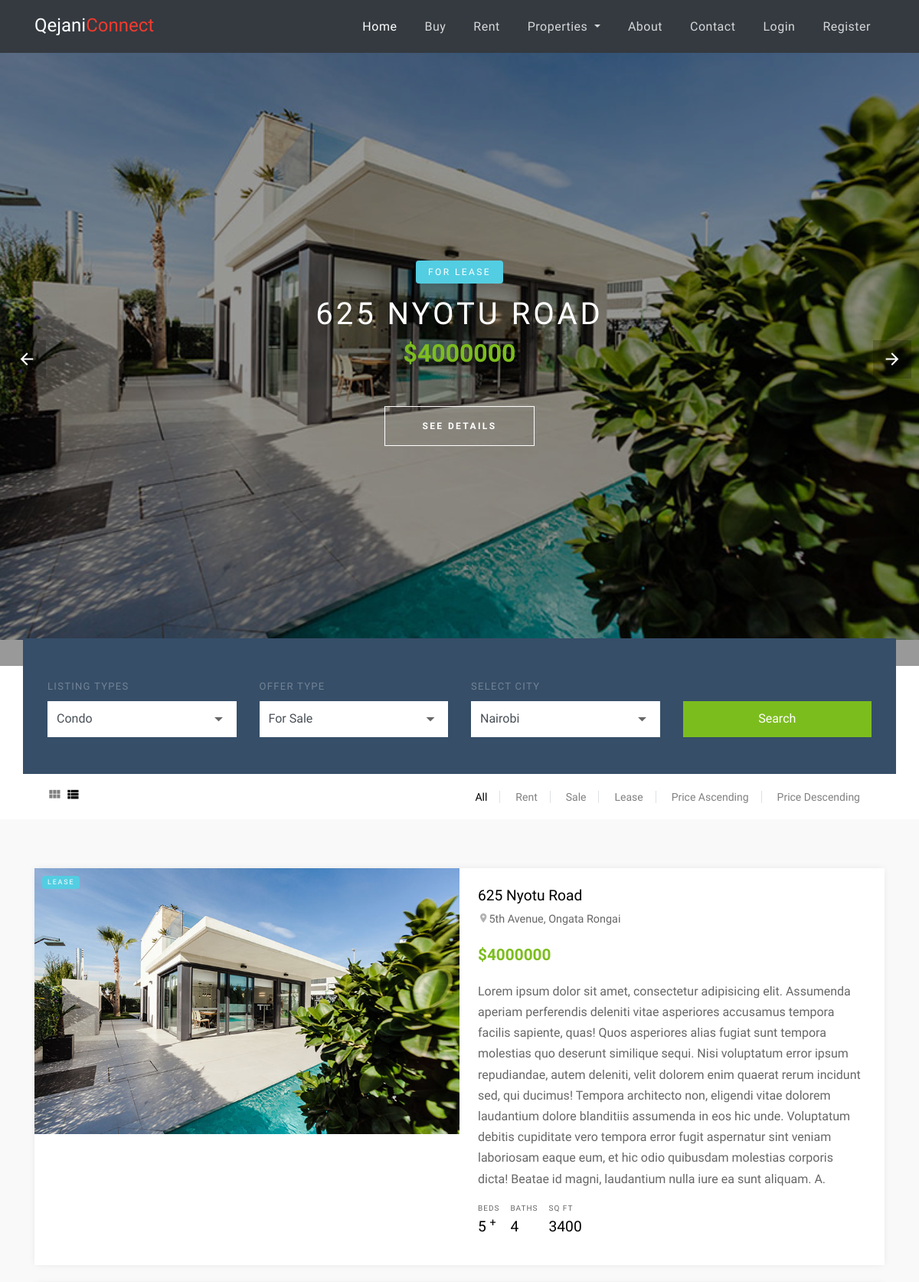
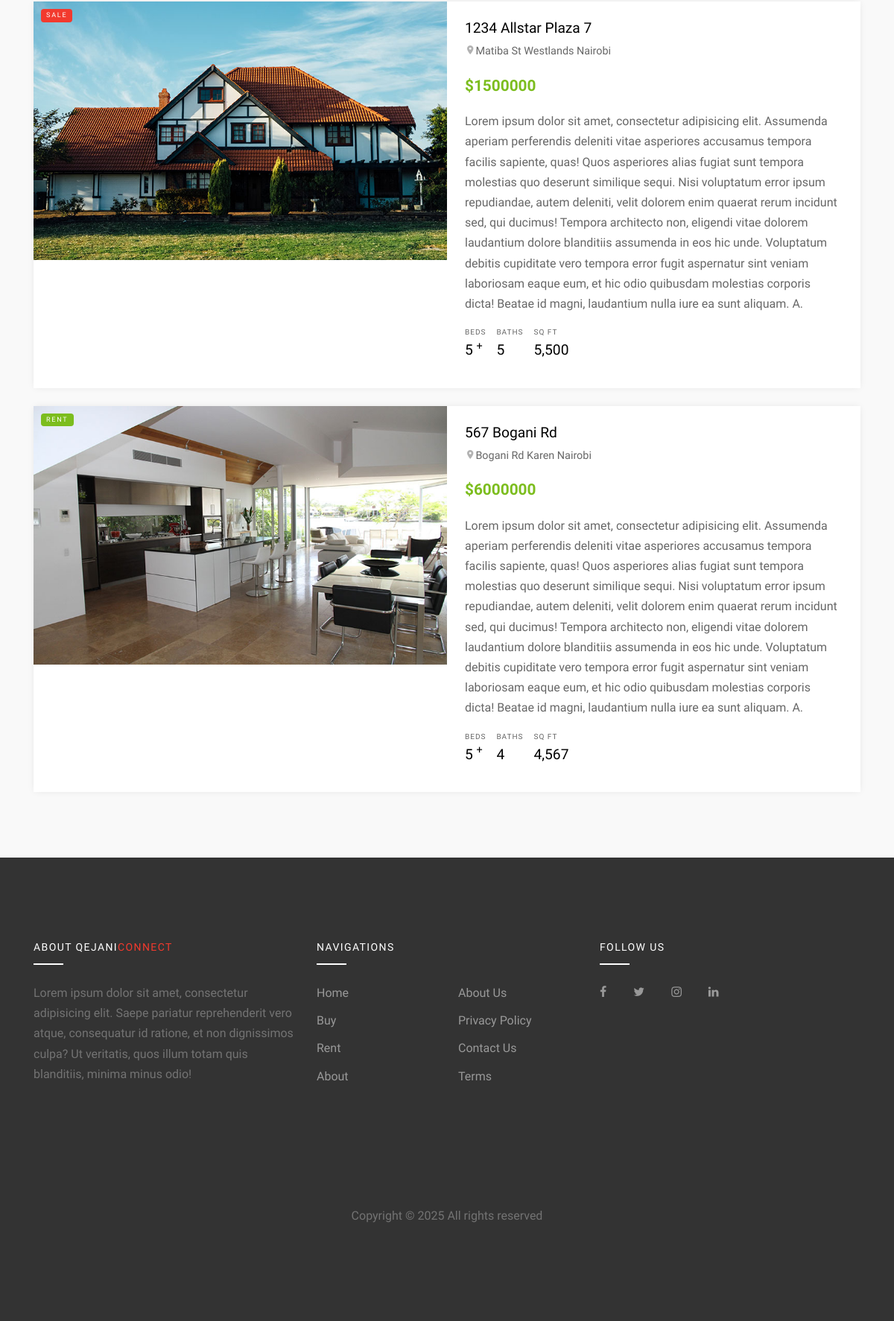
Page /view-list.php on the committed database (2 pictures, top to bottom).
### tables this page shows
CREATE TABLE `props` (
  `id` int(11) NOT NULL,
  `name` varchar(200) NOT NULL,
  `location` varchar(200) NOT NULL,
  `image` varchar(200) NOT NULL,
  `price` varchar(200) NOT NULL,
  `beds` int(10) NOT NULL,
  `baths` int(20) NOT NULL,
  `sqft` varchar(30) NOT NULL,
  `home_type` varchar(200) NOT NULL,
  `year_built` varchar(200) NOT NULL,
  `type` varchar(200) NOT NULL,
  `price_sqft` float NOT NULL,
  `description` text NOT NULL,
  `admin_name` varchar(200) NOT NULL,
  `created_at` timestamp NOT NULL DEFAULT current_timestamp(),
  `virtual_tour_url` varchar(255) DEFAULT NULL,
  `status` varchar(200) NOT NULL
);

### view-list.php (the view, shortened to what this page needs)
<?php require "includes/header.php" ?>
<?php require "config/config.php" ?>
<?php
$page = isset($_GET['page']) ? (int)$_GET['page'] : 1;
$offset = ($page - 1) * ITEMS_PER_PAGE;
$select = $conn->query("SELECT * FROM props LIMIT $offset, " . ITEMS_PER_PAGE);
$select->execute();
$props = $select->fetchAll(PDO::FETCH_OBJ);
?>
<div class="slide-one-item home-slider owl-carousel">
  <?php foreach ($props as $prop) : ?>
    <div class="site-blocks-cover overlay" style="background-image: url(<?php echo USERIMAGESURL; ?>/thumbnails/<?php echo urlencode($prop->image); ?>);" data-aos="fade"
      data-stellar-background-ratio="0.5">
      <div class="container">
        <div class="row align-items-center justify-content-center text-center">
          <div class="col-md-10">
            <span class="d-inline-block bg-<?php if ($prop->type == "rent") {
                                              echo "success";
                                            } else if ($prop->type == "sale") {
                                              echo "danger";
                                            } else {
                                              echo "info";
                                            } ?> text-white px-3 mb-3 property-offer-type rounded">For <?php echo $prop->type; ?></span>
            <h1 class="mb-2"><?php echo $prop->name; ?></h1>
            <p class="mb-5"><strong class="h2 text-success font-weight-bold">$<?php echo $prop->price; ?></strong></p>
            <p><a href="property-details.php?id=<?php echo $prop->id ?>" class="btn btn-white btn-outline-white py-3 px-5 rounded-0 btn-2">See Details</a></p>
          </div>
        </div>
      </div>
    </div>
  <?php endforeach; ?>
</div>
<div class="site-section site-section-sm pb-0">
  <div class="container">
    <div class="row">
      <form class="form-search col-md-12" action="search.php" method="post" style="margin-top: -100px;">
        <div class="row  align-items-end">
          <div class="col-md-3">
            <label for="list-types">Listing Types</label>
            <div class="select-wrap">
              <select name="list-types" id="list-types" class="form-control d-block rounded-0">
                <?php foreach ($categories as $category) : ?>
                  <option value="<?php echo $category->name; ?>"><?php echo $category->name; ?></option>
                  <?php endforeach; ?>n>
              </select>
            </div>
          </div>
          <div class="col-md-3">
            <label for="offer-types">Offer Type</label>
            <div class="select-wrap">
              <select name="offer-types" id="offer-types" class="form-control d-block rounded-0">
                <option value="sale">For Sale</option>
              </select>
            </div>
          </div>
          <div class="col-md-3">
            <label for="select-city">Select City</label>
            <div class="select-wrap">
              <select name="select-city" id="select-city" class="form-control d-block rounded-0">
              <option value="nairobi">Nairobi</option>
              </select>
            </div>
          </div>
          <div class="col-md-3">
            <input type="submit" name="submit" class="btn btn-success text-white btn-block rounded-0" value="Search">
          </div>
        </div>
      </form>
    </div>
    <div class="row">
      <div class="col-md-12">
        <div class="view-options bg-white py-3 px-3 d-md-flex align-items-center">
          <div class="mr-auto">
            <a href="index.php" class="icon-view view-module"><span class="icon-view_module"></span></a>
            <a href="view-list.php" class="icon-view view-list active"><span class="icon-view_list"></span></a>
          </div>
          <div class="ml-auto d-flex align-items-center">
            <div>
              <a href="<?php APPURL; ?>index.php" class="view-list px-3 border-right active">All</a>
              <a href="<?php APPURL; ?>rent.php?type=rent" class="view-list px-3 border-right">Rent</a>
              <a href="<?php APPURL; ?>sale.php?type=sale" class="view-list px-3 border-right">Sale</a>
              <a href="<?php APPURL; ?>lease.php?type=lease" class="view-list px-3 border-right">Lease</a>
              <a href="<?php APPURL; ?>price.php?price=ASC" class="view-list px-3 border-right">Price Ascending</a>
              <a href="<?php APPURL; ?>price.php?price=DESC" class="view-list px-3">Price Descending</a>
            </div>
          </div>
        </div>
      </div>
    </div>
  </div>
</div>
<div class="site-section site-section-sm bg-light">
  <div class="container">
    <?php foreach ($props as $prop) : ?>
      <div class="row mb-4">
        <div class="col-md-12">
          <div class="property-entry horizontal d-lg-flex">
            <a href="<?php APPURL ?>property-details.php?id=<?php echo $prop->id; ?>" class="property-thumbnail h-100">
              <div class="offer-type-wrap">
                <span class="offer-type bg-<?php if ($prop->type == "rent") {
                                              echo "success";
                                            } else if ($prop->type == "sale") {
                                              echo "danger";
                                            } else {
                                              echo "info";
                                            } ?> "><?php echo $prop->type; ?></span>
              </div>
              <img src="images/<?php echo $prop->image; ?>" alt="Image" class="img-fluid">
            </a>
            <div class="p-4 property-body">
              <h2 class="property-title"><a href="<?php APPURL ?>property-details.php?id=<?php echo $prop->id; ?>"><?php echo $prop->name; ?></a></h2>
              <span class="property-location d-block mb-3"><span class="property-icon icon-room"></span><?php echo $prop->location ?></span>
              <strong class="property-price text-primary mb-3 d-block text-success">$<?php echo $prop->price ?></strong>
              <p><?php echo $prop->description ?></p>
              <ul class="property-specs-wrap mb-3 mb-lg-0">
                <li>
                  <span class="property-specs">Beds</span>
                  <span class="property-specs-number"><?php echo $prop->beds ?> <sup>+</sup></span>
                </li>
                <li>
                  <span class="property-specs">Baths</span>
                  <span class="property-specs-number"><?php echo $prop->baths ?></span>
                </li>
                <li>
                  <span class="property-specs">SQ FT</span>
                  <span class="property-specs-number"><?php echo $prop->sqft ?></span>
                </li>
              </ul>
            </div>
          </div>
        </div>
      </div>
    <?php endforeach ?>
  </div>
</div>
<?php require "includes/footer.php" ?>

### rows in the picture
props: image (picture), type "LEASE", name "625 NYOTU ROAD", price "4000000", name "625 Nyotu Road", location "5th Avenue, Ongata Rongai", description "Lorem ipsum dolor sit amet, consectetur adipisicing elit. Assumenda aperiam perferendis deleniti vitae asperiores accusamus tempora facilis sapiente, quas! Quos asperiores alias fugiat sunt tempora molestias quo deserunt similique sequi. Nisi voluptatum error ipsum repudiandae, autem deleniti, velit dolorem enim quaerat rerum incidunt sed, qui ducimus! Tempora architecto non, eligendi vitae dolorem laudantium dolore blanditiis assumenda in eos hic unde. Voluptatum debitis cupiditate vero tempora error fugit aspernatur sint veniam laboriosam eaque eum, et hic odio quibusdam molestias corporis dicta! Beatae id magni, laudantium nulla iure ea sunt aliquam. A.", beds "5", baths "4", sqft "3400"
props: type "SALE", image (picture), name "1234 Allstar Plaza 7", location "Matiba St Westlands Nairobi", price "1500000", description "Lorem ipsum dolor sit amet, consectetur adipisicing elit. Assumenda aperiam perferendis deleniti vitae asperiores accusamus tempora facilis sapiente, quas! Quos asperiores alias fugiat sunt tempora molestias quo deserunt similique sequi. Nisi voluptatum error ipsum repudiandae, autem deleniti, velit dolorem enim quaerat rerum incidunt sed, qui ducimus! Tempora architecto non, eligendi vitae dolorem laudantium dolore blanditiis assumenda in eos hic unde. Voluptatum debitis cupiditate vero tempora error fugit aspernatur sint veniam laboriosam eaque eum, et hic odio quibusdam molestias corporis dicta! Beatae id magni, laudantium nulla iure ea sunt aliquam. A.", beds "5", baths "5", sqft "5,500"
props: type "RENT", image (picture), name "567 Bogani Rd", location "Bogani Rd Karen Nairobi", price "6000000", description "Lorem ipsum dolor sit amet, consectetur adipisicing elit. Assumenda aperiam perferendis deleniti vitae asperiores accusamus tempora facilis sapiente, quas! Quos asperiores alias fugiat sunt tempora molestias quo deserunt similique sequi. Nisi voluptatum error ipsum repudiandae, autem deleniti, velit dolorem enim quaerat rerum incidunt sed, qui ducimus! Tempora architecto non, eligendi vitae dolorem laudantium dolore blanditiis assumenda in eos hic unde. Voluptatum debitis cupiditate vero tempora error fugit aspernatur sint veniam laboriosam eaque eum, et hic odio quibusdam molestias corporis dicta! Beatae id magni, laudantium nulla iure ea sunt aliquam. A.", beds "5", baths "4", sqft "4,567"

### other values in the picture
form field list-types "Condo"
